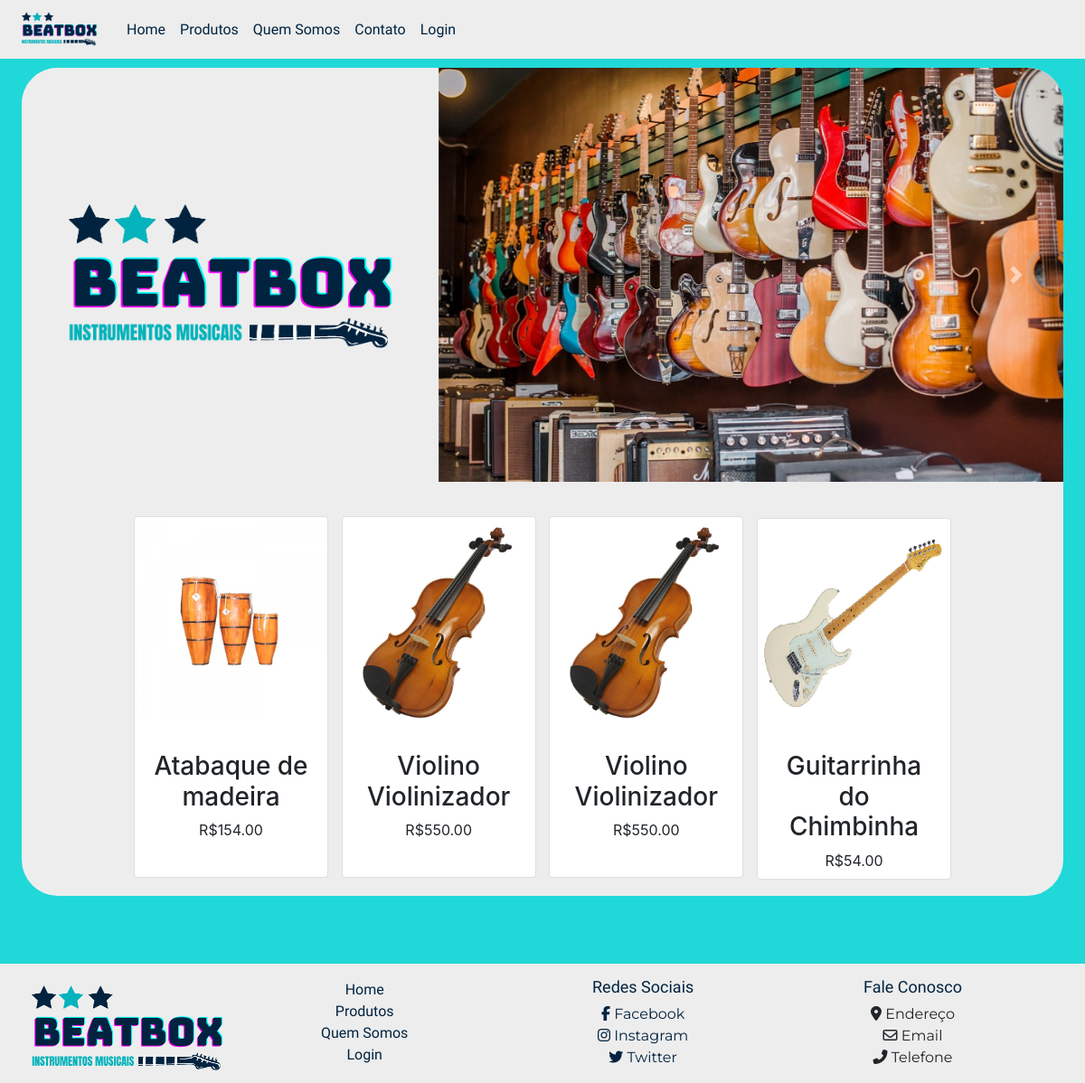
The page / on the database its author committed.
### tables this page shows
CREATE TABLE `produtos` (
  `id` int(11) NOT NULL,
  `nome` varchar(100) NOT NULL,
  `categoria` varchar(100) NOT NULL,
  `quantidade` int(11) NOT NULL,
  `preco` decimal(10,2) NOT NULL,
  `img` varchar(1000) NOT NULL,
  `descricao` varchar(10000) NOT NULL
);

### app/controllers/PagesController.php (called while the page is built, shortened)
<?php
class PagesController {
    public function index ()
    {
        $produtos = App::get('database')->selectAll('produtos');
        $css_pages=[
            '/public/css/styles-home.css',
        ];
        require 'app/views/site/partials/header.php';
        return view ('/site/index',compact('produtos'));
        require 'app/views/site/partials/footer.php';
    }
}

### core/Router.php (called while the page is built, shortened)
<?php
class Router
{
    public $routes = [
        'GET' => [],
        'POST' => []
    ];
    public function get($uri, $controller)
    {
        $this->routes['GET'][$uri] = $controller;
    }
    public function post($uri, $controller)
    {
        $this->routes['POST'][$uri] = $controller;
    }
    public function direct($uri, $requestType)
    {
        if (array_key_exists($uri, $this->routes[$requestType])) {
            return $this->callAction(
                ...explode('@', $this->routes[$requestType][$uri])
            );
        }
        throw new Exception('No route defined for this URI.');
    }
    protected function callAction($controller, $action)
    {
        $controller = new $controller;
        return $controller->$action();
    }
}

### index.php (called while the page is built, shortened)
<?php
Router::load('app/routes.php')
    ->direct(Request::uri(), Request::method());

### core/helpers.php (called while the page is built, shortened)
<?php
function view($name, $data = [])
{
    extract($data);
    return require "app/views/{$name}.view.php";
}

### core/App.php (called while the page is built, shortened)
<?php
class App
{
    protected static $registry = [];
    public static function bind($key, $value)
    {
        static::$registry[$key] = $value;
    }
    public static function get($key)
    {
        return static::$registry[$key];
    }
}

### core/database/QueryBuilder.php (called while the page is built, shortened)
<?php
class QueryBuilder
{
    protected $pdo;
    public function __construct($pdo)
    {
        $this->pdo = $pdo;
    }
    public function selectAll($table)
    {
        $sql = "select * from {$table}";
        try {
            $stmt = $this->pdo->prepare($sql);
            $stmt->execute();
            return $stmt->fetchAll(PDO::FETCH_CLASS);
        } catch (Exception $e) {
            die($e->getMessage());
        }
    }
}

### app/views/site/index.view.php (the view, shortened to what this page needs)
<div class="content">
  <div class="title">
    <div class="img-logo">
      <img src="../public/img/beatbox-logo-recorte.png" alt="Logotipo">
    </div>
    <div id="carousel-home" class="carousel slide slide_home" data-ride="carousel">
      <div class="carousel-inner ">
        <div class="carousel-item active">
          <img class="carousel_img" src="../public/img/bea-home-1.jpg" alt="Primeiro Slide">
        </div>
      </div>
      <a class="carousel-control-prev" href="#carousel-home" role="button" data-slide="prev">
        <span class="carousel-control-prev-icon" aria-hidden="true"></span>
      </a>
      <a class="carousel-control-next" href="#carousel-home" role="button" data-slide="next">
        <span class="carousel-control-next-icon" aria-hidden="true"></span>
      </a>
    </div>
  </div>
  <div class="container-lg spot-products">
    <?php $i=0; ?>
  <?php foreach ($produtos as $produto) : ?>
    <?php if ($i<=3) :?>
    <div class="product">
      <div class="card">
        <img src="../public/img/<?= $produto->img ?>" class="card-img-top" alt="...">
        <div class="card-body">
          <p class="card-text">
          <h3><?= $produto->nome ?></h3>R$<?= $produto->preco ?></p>
        </div>
      </div>
    </div>
    <?php $i++; ?>
    <?php endif ?>
    <?php endforeach ?>
  </div>
</div>
<?php require 'app/views/site/partials/footer.php'; ?>

### app/views/site/partials/header.php (shortened to what this page needs)
<!DOCTYPE html>
<html lang="en">
<head>
    <link rel="stylesheet" href="https://cdn.jsdelivr.net/npm/bootstrap@4.5.3/dist/css/bootstrap.min.css">
    <link rel="stylesheet" href="../public/css/styles_nav_footer.css">
    <link rel="stylesheet" href="../public/css/styles.css">
    <?php foreach($css_pages as $css_page) : ?>
      <link rel="stylesheet" href= <?= $css_page ?> >
    <?php endforeach; ?>
</head>
<body>
  <?php require "navbar.php" ?>

### app/views/site/partials/navbar.php (shortened to what this page needs)
<nav class="navbar navbar-expand-lg navbar-light cinza-quase-branco">
  <a class="navbar-brand" href="#">
    <img src="../public/img/beatbox-logo-cropped.png" width="30" height="30" alt="Logo" loading="lazy">
  </a>
  <div class="collapse navbar-collapse" id="navbarSupportedContent">
    <ul class="navbar-nav mr-auto">
      <li class="nav-item active">
        <a class="nav-link" href="/">Home <span class="sr-only">(current)</span></a>
      </li>
      <li class="nav-item active">
        <a class="nav-link" href="/produtos">Produtos <span class="sr-only">(current)</span></a>
      </li>
      <li class="nav-item active">
        <a class="nav-link" href="/quem-somos">Quem Somos <span class="sr-only">(current)</span></a>
      </li>
      <li class="nav-item active">
        <a class="nav-link" href="/contato">Contato <span class="sr-only">(current)</span></a>
      </li>
      <li class="nav-item active">
        <a class="nav-link" href="/login">Login <span class="sr-only">(current)</span></a>
      </li>
    </ul>
  </div>
</nav>

### app/views/site/partials/footer.php
    <div class="container footer-beatbox">
      <div class="row row-cols-1 row-cols-sm-2 row-cols-md-4">
        <div class="col coluna-footer">
          <img src="/public/img/beatbox-logo-cropped.png" alt="Logo de Beatbox" class="logo-footer">
        </div>
          <div class="col coluna-footer">
            <ul>
              <li><a class="menu-footer" href="/">Home</a></li>
              <li><a class="menu-footer" href="/produtos">Produtos</a></li>
              <li><a class="menu-footer" href="/quem-somos">Quem Somos</a></li>
              <li><a class="menu-footer" href="/login">Login</a></li>
            </ul>
          </div>
          <div class="col coluna-footer">
            <ul>
              <li><h1>Redes Sociais</h1></li>
              <li><a href="https://www.facebook.com" target="_blank"><i class="fab fa-facebook-f"></i> Facebook</a></li>
              <li><a href="https://www.instagram.com" target="_blank"><i class="fab fa-instagram"></i> Instagram</a></li>
              <li><a href="https://www.twitter.com" target="_blank"><i class="fab fa-twitter"></i> Twitter</a></li>
            </ul>
          </div>
          <div class="col coluna-footer">
            <ul>
              <li><h1>Fale Conosco</h1></li>
              <li><i class="fas fa-map-marker-alt"></i> Endereço</li>
              <li><i class="far fa-envelope"></i> Email</li>
              <li><i class="fas fa-phone-alt"></i> Telefone</li>
            </ul>
          </div>
      </div>
    </div>
  </body>
</html>

### public/css/styles_nav_footer.css (style rules this page uses)
.navbar { position: fixed; width: 100vw; z-index: 9; }
.nav-item { font-family: 'Bungee', cursive; }
.navbar-light .navbar-nav .active>.nav-link { color:#01233F; }
.cinza-quase-branco { background-color: #ededed; }
.navbar-brand img { width: 100px; height: auto; overflow: hidden; }
html, body { overflow-x: hidden; }
.footer-beatbox { max-width: 100vw; display: flex; width: 100%; background-color: #ededed; padding: 0; bottom: 0; }
.row { margin: 15px 0 0 0; width: 100vw; justify-content: space-between; }
.coluna-footer { display: flex; align-items: center; }
.coluna-footer h1 { font-family: 'Bungee', cursive; color: #01233F; font-size: 18px; }
.coluna-footer ul li { list-style: none; font-family: 'Montserrat', sans-serif; }
.coluna-footer ul li a { font-family: 'Montserrat', sans-serif; color: #01233F; text-decoration: none; }
.coluna-footer ul li .menu-footer { font-family: 'Bungee', cursive; color: #01233F; text-decoration: none; }
.logo-footer { max-height: 100px; max-width: auto; }

### public/css/styles.css (style rules this page uses)
body { background-color: #21d8d8; }

### public/css/styles-home.css (style rules this page uses)
body { background-color: #21d8d8; text-align: center; }
.content { background-color: #ededed; border-radius: 40px; width: 96%; margin: auto; padding: 0px; margin-bottom: 75px; }
.title { width: 100%; height: 100%; margin:auto; margin-top: 75px; background-color: #ededed; border-top-left-radius: 40px; border-top-right-radius: 40px; display: flex; align-items: center; }
.title img { width: 92%; }
.img-logo { width: 40%; }
.slide_home { display: inline-block; width: 60%; border-top-right-radius: 40px; overflow: hidden; }
.carousel-item img { width: 100%; }
.spot-products { width: 96%; margin: auto; padding-top: 30px; background-color: #ededed; border-bottom-left-radius: 40px; border-bottom-right-radius: 40px; padding-bottom: 10px; }
.product { display: inline-block; margin-top: 8px; margin-bottom: 8px; margin-left: 5px; margin-right: 5px; width: 20%; height: 400px; }
.card { width: 100% !important; height: 100%; }
.card img { margin-top: 10px; }

### rows shown on the page
produtos: img (picture), nome "Atabaque de madeira", preco "154.00"
produtos: img (picture), nome "Violino Violinizador", preco "550.00"
produtos: img (picture), nome "Violino Violinizador", preco "550.00"
produtos: img (picture), nome "Guitarrinha do Chimbinha", preco "54.00"
